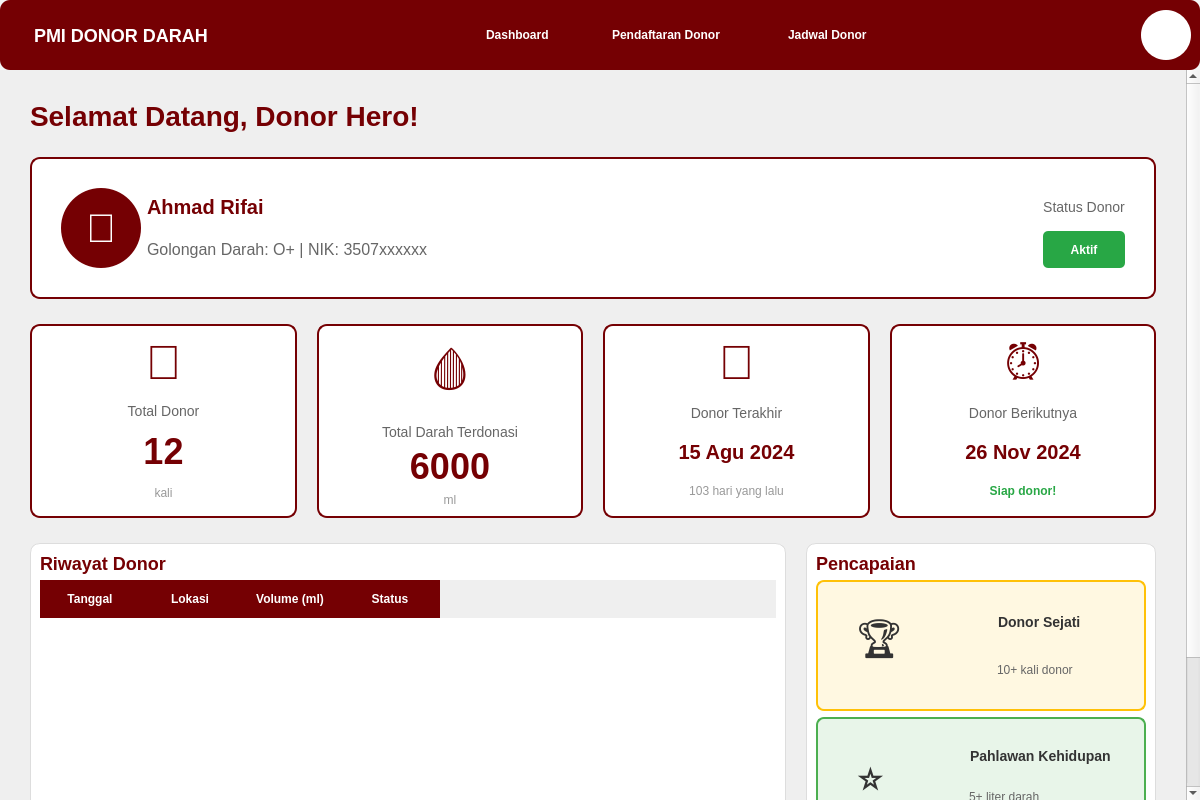
<?xml version="1.0" encoding="UTF-8"?>
<ui version="4.0">
 <class>DonorDashboard</class>
 <widget class="QMainWindow" name="DonorDashboard">
  <property name="geometry">
   <rect>
    <x>0</x>
    <y>0</y>
    <width>1200</width>
    <height>800</height>
   </rect>
  </property>
  <property name="windowTitle">
   <string>Dashboard Pendonor - PMI</string>
  </property>
  <property name="styleSheet">
   <string notr="true">
QMainWindow {
    background-color: #f5f5f5;
}
QPushButton {
    border: none;
    padding: 10px 20px;
    border-radius: 5px;
    font-weight: bold;
}
QPushButton:hover {
    opacity: 0.8;
}
QFrame {
    border-radius: 10px;
}
QLabel {
    color: #333333;
}
   </string>
  </property>
  <widget class="QWidget" name="centralwidget">
   <layout class="QVBoxLayout" name="verticalLayout">
    <property name="spacing">
     <number>0</number>
    </property>
    <property name="leftMargin">
     <number>0</number>
    </property>
    <property name="topMargin">
     <number>0</number>
    </property>
    <property name="rightMargin">
     <number>0</number>
    </property>
    <property name="bottomMargin">
     <number>0</number>
    </property>
    <item>
     <widget class="QFrame" name="navbar">
      <property name="minimumSize">
       <size>
        <width>0</width>
        <height>70</height>
       </size>
      </property>
      <property name="maximumSize">
       <size>
        <width>16777215</width>
        <height>70</height>
       </size>
      </property>
      <property name="styleSheet">
       <string notr="true">
QFrame#navbar {
    background-color: #750003;
}
QPushButton {
    color: white;
    background-color: transparent;
    text-align: left;
    padding: 15px 25px;
}
QPushButton:hover {
    background-color: rgba(255, 255, 255, 0.1);
}
QPushButton:pressed {
    background-color: rgba(255, 255, 255, 0.2);
}
       </string>
      </property>
      <property name="frameShape">
       <enum>QFrame::StyledPanel</enum>
      </property>
      <layout class="QHBoxLayout" name="horizontalLayout">
       <item>
        <widget class="QLabel" name="logoLabel">
         <property name="minimumSize">
          <size>
           <width>200</width>
           <height>0</height>
          </size>
         </property>
         <property name="styleSheet">
          <string notr="true">color: white; font-size: 18px; font-weight: bold; padding-left: 20px;</string>
         </property>
         <property name="text">
          <string>PMI DONOR DARAH</string>
         </property>
        </widget>
       </item>
       <item>
        <spacer name="horizontalSpacer">
         <property name="orientation">
          <enum>Qt::Horizontal</enum>
         </property>
         <property name="sizeHint" stdset="0">
          <size>
           <width>40</width>
           <height>20</height>
          </size>
         </property>
        </spacer>
       </item>
       <item>
        <widget class="QPushButton" name="btnDashboard">
         <property name="minimumSize">
          <size>
           <width>120</width>
           <height>0</height>
          </size>
         </property>
         <property name="text">
          <string>Dashboard</string>
         </property>
        </widget>
       </item>
       <item>
        <widget class="QPushButton" name="btnPendaftaran">
         <property name="minimumSize">
          <size>
           <width>170</width>
           <height>0</height>
          </size>
         </property>
         <property name="text">
          <string>Pendaftaran Donor</string>
         </property>
        </widget>
       </item>
       <item>
        <widget class="QPushButton" name="btnJadwal">
         <property name="minimumSize">
          <size>
           <width>130</width>
           <height>0</height>
          </size>
         </property>
         <property name="text">
          <string>Jadwal Donor</string>
         </property>
        </widget>
       </item>
       <item>
        <spacer name="horizontalSpacer_2">
         <property name="orientation">
          <enum>Qt::Horizontal</enum>
         </property>
         <property name="sizeHint" stdset="0">
          <size>
           <width>40</width>
           <height>20</height>
          </size>
         </property>
        </spacer>
       </item>
       <item>
        <widget class="QPushButton" name="btnProfil">
         <property name="minimumSize">
          <size>
           <width>50</width>
           <height>50</height>
          </size>
         </property>
         <property name="maximumSize">
          <size>
           <width>50</width>
           <height>50</height>
          </size>
         </property>
         <property name="styleSheet">
          <string notr="true">QPushButton {
	image: url(:/blood/account.png);
    background-color: white;
    /* Radius 25px -&gt; Ukuran tombol minimal 50x50 agar jadi lingkaran */
    border-radius: 25px; 
    
    /* Atur lebar dan tinggi agar menjadi lingkaran sempurna */
    min-width: 50px;
    max-width: 50px;
    min-height: 50px;
    max-height: 50px;
    
    /* Padding diatur ke 0 seperti permintaan Anda */
    padding: 0px; 
    font-size: 24px;
    /* Konten (ikon/teks) default-nya sudah di tengah */
}
QPushButton:hover {
    background-color: rgba(255, 255, 255, 0.9);
}QPushButton {
    background-color: white;
    /* Radius 25px -&gt; Ukuran tombol minimal 50x50 agar jadi lingkaran */
    border-radius: 25px; 
    
    /* Atur lebar dan tinggi agar menjadi lingkaran sempurna */
    min-width: 50px;
    max-width: 50px;
    min-height: 50px;
    max-height: 50px;
    
    /* Padding diatur ke 0 seperti permintaan Anda */
    padding: 0px; 
    font-size: 24px;
    /* Konten (ikon/teks) default-nya sudah di tengah */
}
QPushButton:hover {
    background-color: rgba(255, 255, 255, 0.9);
}</string>
         </property>
         <property name="text">
          <string/>
         </property>
         <property name="iconSize">
          <size>
           <width>30</width>
           <height>30</height>
          </size>
         </property>
        </widget>
       </item>
      </layout>
     </widget>
    </item>
    <item>
     <widget class="QScrollArea" name="scrollArea">
      <property name="styleSheet">
       <string notr="true">QScrollArea { border: none; background-color: #f5f5f5; }</string>
      </property>
      <property name="widgetResizable">
       <bool>true</bool>
      </property>
      <widget class="QWidget" name="scrollContent">
       <property name="geometry">
        <rect>
         <x>0</x>
         <y>0</y>
         <width>1187</width>
         <height>833</height>
        </rect>
       </property>
       <layout class="QVBoxLayout" name="verticalLayout_2">
        <property name="spacing">
         <number>25</number>
        </property>
        <property name="leftMargin">
         <number>30</number>
        </property>
        <property name="topMargin">
         <number>30</number>
        </property>
        <property name="rightMargin">
         <number>30</number>
        </property>
        <property name="bottomMargin">
         <number>30</number>
        </property>
        <item>
         <widget class="QLabel" name="welcomeLabel">
          <property name="styleSheet">
           <string notr="true">font-size: 28px; font-weight: bold; color: #750003;</string>
          </property>
          <property name="text">
           <string>Selamat Datang, Donor Hero!</string>
          </property>
         </widget>
        </item>
        <item>
         <widget class="QFrame" name="profileCard">
          <property name="styleSheet">
           <string notr="true">
QFrame#profileCard {
    background-color: white;
    border: 2px solid #750003;
    padding: 20px;
}
           </string>
          </property>
          <property name="frameShape">
           <enum>QFrame::StyledPanel</enum>
          </property>
          <layout class="QHBoxLayout" name="horizontalLayout_2">
           <item>
            <widget class="QLabel" name="avatarLabel">
             <property name="minimumSize">
              <size>
               <width>80</width>
               <height>80</height>
              </size>
             </property>
             <property name="maximumSize">
              <size>
               <width>80</width>
               <height>80</height>
              </size>
             </property>
             <property name="styleSheet">
              <string notr="true">
QLabel {
    background-color: #750003;
    border-radius: 40px;
    color: white;
    font-size: 40px;
}
              </string>
             </property>
             <property name="text">
              <string>👤</string>
             </property>
             <property name="alignment">
              <set>Qt::AlignCenter</set>
             </property>
            </widget>
           </item>
           <item>
            <layout class="QVBoxLayout" name="verticalLayout_3">
             <item>
              <widget class="QLabel" name="namaLabel">
               <property name="styleSheet">
                <string notr="true">font-size: 20px; font-weight: bold; color: #750003;</string>
               </property>
               <property name="text">
                <string>Ahmad Rifai</string>
               </property>
              </widget>
             </item>
             <item>
              <widget class="QLabel" name="golDarahLabel">
               <property name="styleSheet">
                <string notr="true">font-size: 16px; color: #666;</string>
               </property>
               <property name="text">
                <string>Golongan Darah: O+ | NIK: 3507xxxxxx</string>
               </property>
              </widget>
             </item>
            </layout>
           </item>
           <item>
            <spacer name="horizontalSpacer_3">
             <property name="orientation">
              <enum>Qt::Horizontal</enum>
             </property>
             <property name="sizeHint" stdset="0">
              <size>
               <width>40</width>
               <height>20</height>
              </size>
             </property>
            </spacer>
           </item>
           <item>
            <layout class="QVBoxLayout" name="verticalLayout_4">
             <item>
              <widget class="QLabel" name="lblStatus">
               <property name="styleSheet">
                <string notr="true">font-size: 14px; color: #666;</string>
               </property>
               <property name="text">
                <string>Status Donor</string>
               </property>
               <property name="alignment">
                <set>Qt::AlignCenter</set>
               </property>
              </widget>
             </item>
             <item>
              <widget class="QLabel" name="statusDonor">
               <property name="styleSheet">
                <string notr="true">
QLabel {
    background-color: #28a745;
    color: white;
    padding: 8px 16px;
    border-radius: 5px;
    font-weight: bold;
}
                </string>
               </property>
               <property name="text">
                <string>Aktif</string>
               </property>
               <property name="alignment">
                <set>Qt::AlignCenter</set>
               </property>
              </widget>
             </item>
            </layout>
           </item>
          </layout>
         </widget>
        </item>
        <item>
         <layout class="QHBoxLayout" name="statsLayout">
          <property name="spacing">
           <number>20</number>
          </property>
          <item>
           <widget class="QFrame" name="cardTotalDonor">
            <property name="styleSheet">
             <string notr="true">
QFrame#cardTotalDonor {
    background-color: white;
    border: 2px solid #750003;
}
             </string>
            </property>
            <property name="frameShape">
             <enum>QFrame::StyledPanel</enum>
            </property>
            <layout class="QVBoxLayout" name="verticalLayout_5">
             <item>
              <widget class="QLabel" name="iconTotal">
               <property name="styleSheet">
                <string notr="true">font-size: 48px; color: #750003;</string>
               </property>
               <property name="text">
                <string>💉</string>
               </property>
               <property name="alignment">
                <set>Qt::AlignCenter</set>
               </property>
              </widget>
             </item>
             <item>
              <widget class="QLabel" name="lblTotal">
               <property name="styleSheet">
                <string notr="true">font-size: 14px; color: #666;</string>
               </property>
               <property name="text">
                <string>Total Donor</string>
               </property>
               <property name="alignment">
                <set>Qt::AlignCenter</set>
               </property>
              </widget>
             </item>
             <item>
              <widget class="QLabel" name="valueTotal">
               <property name="styleSheet">
                <string notr="true">font-size: 36px; font-weight: bold; color: #750003;</string>
               </property>
               <property name="text">
                <string>12</string>
               </property>
               <property name="alignment">
                <set>Qt::AlignCenter</set>
               </property>
              </widget>
             </item>
             <item>
              <widget class="QLabel" name="subTotal">
               <property name="styleSheet">
                <string notr="true">font-size: 12px; color: #999;</string>
               </property>
               <property name="text">
                <string>kali</string>
               </property>
               <property name="alignment">
                <set>Qt::AlignCenter</set>
               </property>
              </widget>
             </item>
            </layout>
           </widget>
          </item>
          <item>
           <widget class="QFrame" name="cardJumlahDarah">
            <property name="styleSheet">
             <string notr="true">
QFrame#cardJumlahDarah {
    background-color: white;
    border: 2px solid #750003;
}
             </string>
            </property>
            <property name="frameShape">
             <enum>QFrame::StyledPanel</enum>
            </property>
            <layout class="QVBoxLayout" name="verticalLayout_6">
             <item>
              <widget class="QLabel" name="iconJumlah">
               <property name="styleSheet">
                <string notr="true">font-size: 48px; color: #750003;</string>
               </property>
               <property name="text">
                <string>🩸</string>
               </property>
               <property name="alignment">
                <set>Qt::AlignCenter</set>
               </property>
              </widget>
             </item>
             <item>
              <widget class="QLabel" name="lblJumlah">
               <property name="styleSheet">
                <string notr="true">font-size: 14px; color: #666;</string>
               </property>
               <property name="text">
                <string>Total Darah Terdonasi</string>
               </property>
               <property name="alignment">
                <set>Qt::AlignCenter</set>
               </property>
              </widget>
             </item>
             <item>
              <widget class="QLabel" name="valueJumlah">
               <property name="styleSheet">
                <string notr="true">font-size: 36px; font-weight: bold; color: #750003;</string>
               </property>
               <property name="text">
                <string>6000</string>
               </property>
               <property name="alignment">
                <set>Qt::AlignCenter</set>
               </property>
              </widget>
             </item>
             <item>
              <widget class="QLabel" name="subJumlah">
               <property name="styleSheet">
                <string notr="true">font-size: 12px; color: #999;</string>
               </property>
               <property name="text">
                <string>ml</string>
               </property>
               <property name="alignment">
                <set>Qt::AlignCenter</set>
               </property>
              </widget>
             </item>
            </layout>
           </widget>
          </item>
          <item>
           <widget class="QFrame" name="cardTerakhir">
            <property name="styleSheet">
             <string notr="true">
QFrame#cardTerakhir {
    background-color: white;
    border: 2px solid #750003;
}
             </string>
            </property>
            <property name="frameShape">
             <enum>QFrame::StyledPanel</enum>
            </property>
            <layout class="QVBoxLayout" name="verticalLayout_7">
             <item>
              <widget class="QLabel" name="iconTerakhir">
               <property name="styleSheet">
                <string notr="true">font-size: 48px; color: #750003;</string>
               </property>
               <property name="text">
                <string>📅</string>
               </property>
               <property name="alignment">
                <set>Qt::AlignCenter</set>
               </property>
              </widget>
             </item>
             <item>
              <widget class="QLabel" name="lblTerakhir">
               <property name="styleSheet">
                <string notr="true">font-size: 14px; color: #666;</string>
               </property>
               <property name="text">
                <string>Donor Terakhir</string>
               </property>
               <property name="alignment">
                <set>Qt::AlignCenter</set>
               </property>
              </widget>
             </item>
             <item>
              <widget class="QLabel" name="valueTerakhir">
               <property name="styleSheet">
                <string notr="true">font-size: 20px; font-weight: bold; color: #750003;</string>
               </property>
               <property name="text">
                <string>15 Agu 2024</string>
               </property>
               <property name="alignment">
                <set>Qt::AlignCenter</set>
               </property>
              </widget>
             </item>
             <item>
              <widget class="QLabel" name="subTerakhir">
               <property name="styleSheet">
                <string notr="true">font-size: 12px; color: #999;</string>
               </property>
               <property name="text">
                <string>103 hari yang lalu</string>
               </property>
               <property name="alignment">
                <set>Qt::AlignCenter</set>
               </property>
              </widget>
             </item>
            </layout>
           </widget>
          </item>
          <item>
           <widget class="QFrame" name="cardBerikutnya">
            <property name="styleSheet">
             <string notr="true">
QFrame#cardBerikutnya {
    background-color: white;
    border: 2px solid #750003;
}
             </string>
            </property>
            <property name="frameShape">
             <enum>QFrame::StyledPanel</enum>
            </property>
            <layout class="QVBoxLayout" name="verticalLayout_8">
             <item>
              <widget class="QLabel" name="iconBerikutnya">
               <property name="styleSheet">
                <string notr="true">font-size: 48px; color: #750003;</string>
               </property>
               <property name="text">
                <string>⏰</string>
               </property>
               <property name="alignment">
                <set>Qt::AlignCenter</set>
               </property>
              </widget>
             </item>
             <item>
              <widget class="QLabel" name="lblBerikutnya">
               <property name="styleSheet">
                <string notr="true">font-size: 14px; color: #666;</string>
               </property>
               <property name="text">
                <string>Donor Berikutnya</string>
               </property>
               <property name="alignment">
                <set>Qt::AlignCenter</set>
               </property>
              </widget>
             </item>
             <item>
              <widget class="QLabel" name="valueBerikutnya">
               <property name="styleSheet">
                <string notr="true">font-size: 20px; font-weight: bold; color: #750003;</string>
               </property>
               <property name="text">
                <string>26 Nov 2024</string>
               </property>
               <property name="alignment">
                <set>Qt::AlignCenter</set>
               </property>
              </widget>
             </item>
             <item>
              <widget class="QLabel" name="subBerikutnya">
               <property name="styleSheet">
                <string notr="true">font-size: 12px; color: #28a745; font-weight: bold;</string>
               </property>
               <property name="text">
                <string>Siap donor!</string>
               </property>
               <property name="alignment">
                <set>Qt::AlignCenter</set>
               </property>
              </widget>
             </item>
            </layout>
           </widget>
          </item>
         </layout>
        </item>
        <item>
         <layout class="QHBoxLayout" name="contentLayout">
          <property name="spacing">
           <number>20</number>
          </property>
          <item>
           <widget class="QFrame" name="riwayatFrame">
            <property name="styleSheet">
             <string notr="true">
QFrame#riwayatFrame {
    background-color: white;
    border: 1px solid #ddd;
}
             </string>
            </property>
            <property name="frameShape">
             <enum>QFrame::StyledPanel</enum>
            </property>
            <layout class="QVBoxLayout" name="verticalLayout_9">
             <item>
              <widget class="QLabel" name="lblRiwayat">
               <property name="styleSheet">
                <string notr="true">font-size: 18px; font-weight: bold; color: #750003;</string>
               </property>
               <property name="text">
                <string>Riwayat Donor</string>
               </property>
              </widget>
             </item>
             <item>
              <widget class="QTableWidget" name="tableRiwayat">
               <property name="styleSheet">
                <string notr="true">
QTableWidget {
    border: none;
    background-color: white;
    gridline-color: #f0f0f0;
}
QHeaderView::section {
    background-color: #750003;
    color: white;
    padding: 10px;
    border: none;
    font-weight: bold;
}
QTableWidget::item {
    padding: 10px;
}
                </string>
               </property>
               <column>
                <property name="text">
                 <string>Tanggal</string>
                </property>
               </column>
               <column>
                <property name="text">
                 <string>Lokasi</string>
                </property>
               </column>
               <column>
                <property name="text">
                 <string>Volume (ml)</string>
                </property>
               </column>
               <column>
                <property name="text">
                 <string>Status</string>
                </property>
               </column>
              </widget>
             </item>
            </layout>
           </widget>
          </item>
          <item>
           <widget class="QFrame" name="pencapaianFrame">
            <property name="minimumSize">
             <size>
              <width>350</width>
              <height>0</height>
             </size>
            </property>
            <property name="maximumSize">
             <size>
              <width>350</width>
              <height>16777215</height>
             </size>
            </property>
            <property name="styleSheet">
             <string notr="true">
QFrame#pencapaianFrame {
    background-color: white;
    border: 1px solid #ddd;
}
             </string>
            </property>
            <property name="frameShape">
             <enum>QFrame::StyledPanel</enum>
            </property>
            <layout class="QVBoxLayout" name="verticalLayout_10">
             <item>
              <widget class="QLabel" name="lblPencapaian">
               <property name="styleSheet">
                <string notr="true">font-size: 18px; font-weight: bold; color: #750003;</string>
               </property>
               <property name="text">
                <string>Pencapaian</string>
               </property>
              </widget>
             </item>
             <item>
              <widget class="QFrame" name="badgeFrame1">
               <property name="styleSheet">
                <string notr="true">
QFrame {
    background-color: #fff8e1;
    border: 2px solid #ffc107;
    border-radius: 8px;
    padding: 10px;
}
                </string>
               </property>
               <layout class="QHBoxLayout" name="horizontalLayout_3">
                <item>
                 <widget class="QLabel" name="badgeIcon1">
                  <property name="styleSheet">
                   <string notr="true">font-size: 40px; border: none;</string>
                  </property>
                  <property name="text">
                   <string>🏆</string>
                  </property>
                 </widget>
                </item>
                <item>
                 <layout class="QVBoxLayout" name="verticalLayout_11">
                  <item>
                   <widget class="QLabel" name="badgeTitle1">
                    <property name="styleSheet">
                     <string notr="true">font-size: 14px; font-weight: bold; color: #333; border: none;</string>
                    </property>
                    <property name="text">
                     <string>Donor Sejati</string>
                    </property>
                   </widget>
                  </item>
                  <item>
                   <widget class="QLabel" name="badgeDesc1">
                    <property name="styleSheet">
                     <string notr="true">font-size: 12px; color: #666; border: none;</string>
                    </property>
                    <property name="text">
                     <string>10+ kali donor</string>
                    </property>
                   </widget>
                  </item>
                 </layout>
                </item>
               </layout>
              </widget>
             </item>
             <item>
              <widget class="QFrame" name="badgeFrame2">
               <property name="styleSheet">
                <string notr="true">
QFrame {
    background-color: #e8f5e9;
    border: 2px solid #4caf50;
    border-radius: 8px;
    padding: 10px;
}
                </string>
               </property>
               <layout class="QHBoxLayout" name="horizontalLayout_4">
                <item>
                 <widget class="QLabel" name="badgeIcon2">
                  <property name="styleSheet">
                   <string notr="true">font-size: 40px; border: none;</string>
                  </property>
                  <property name="text">
                   <string>⭐</string>
                  </property>
                 </widget>
                </item>
                <item>
                 <layout class="QVBoxLayout" name="verticalLayout_12">
                  <item>
                   <widget class="QLabel" name="badgeTitle2">
                    <property name="styleSheet">
                     <string notr="true">font-size: 14px; font-weight: bold; color: #333; border: none;</string>
                    </property>
                    <property name="text">
                     <string>Pahlawan Kehidupan</string>
                    </property>
                   </widget>
                  </item>
                  <item>
                   <widget class="QLabel" name="badgeDesc2">
                    <property name="styleSheet">
                     <string notr="true">font-size: 12px; color: #666; border: none;</string>
                    </property>
                    <property name="text">
                     <string>5+ liter darah</string>
                    </property>
                   </widget>
                  </item>
                 </layout>
                </item>
               </layout>
              </widget>
             </item>
             <item>
              <widget class="QLabel" name="lblProgress">
               <property name="styleSheet">
                <string notr="true">font-size: 14px; font-weight: bold; color: #750003; margin-top: 10px;</string>
               </property>
               <property name="text">
                <string>Progress Berikutnya</string>
               </property>
              </widget>
             </item>
             <item>
              <widget class="QLabel" name="progressTitle">
               <property name="styleSheet">
                <string notr="true">font-size: 13px; color: #666;</string>
               </property>
               <property name="text">
                <string>Donor Champion (15 kali)</string>
               </property>
              </widget>
             </item>
             <item>
              <widget class="QProgressBar" name="progressBadge">
               <property name="styleSheet">
                <string notr="true">
QProgressBar {
    border: 2px solid #ddd;
    border-radius: 5px;
    text-align: center;
    background-color: #f0f0f0;
    height: 25px;
}
QProgressBar::chunk {
    background-color: #750003;
    border-radius: 3px;
}
                </string>
               </property>
               <property name="value">
                <number>80</number>
               </property>
               <property name="format">
                <string>12/15</string>
               </property>
              </widget>
             </item>
            </layout>
           </widget>
          </item>
         </layout>
        </item>
       </layout>
      </widget>
     </widget>
    </item>
   </layout>
  </widget>
 </widget>
 <resources>
  <include location="../../../../../Downloads/res.qrc"/>
 </resources>
 <connections/>
</ui>
